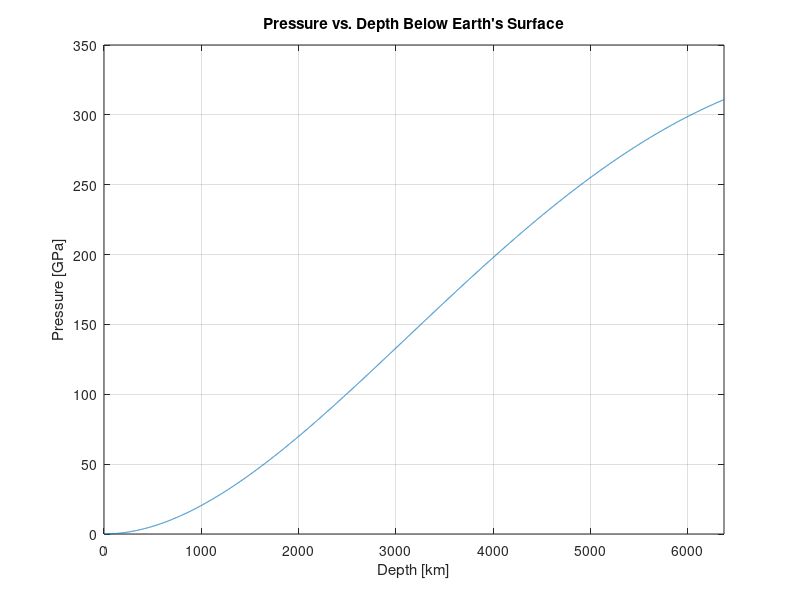
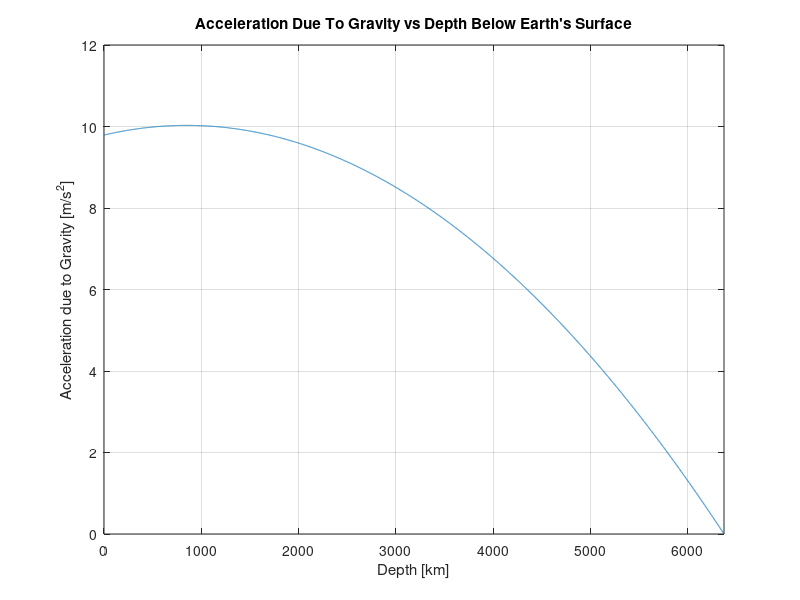

Source code (MATLAB) for these figures, in order:
% This is a script to plot the graph requested in HW 5
% Written by tschuh@princeton.edu, 4/1/2021

% Problem 2

% core density and surface density [kg/m^3]
rhoc = 13000;
rho0 = 3000;

% gravitational constant [N*m^2/kg^2]
G = 6.67e-11;

% radius [m]
R = 6371e3;

r = linspace(0,R,10000);

Pc = 2*pi*G*(((rhoc^2)/3) - r.*((7*rhoc*(rhoc-rho0))/(18*R)) + ...
    (r.^2).*(((rhoc-rho0)^2))/(8*(R^2))).*(r.^2);

g = 4*pi*G*((rhoc/3) - r.*((rhoc-rho0)/(4*R))).*r;

plot(r,Pc)
title('Pressure vs. Depth Below Earth''s Surface')
xlabel('Depth [km]')
ylabel('Pressure [GPa]')
xlim([0 R])
xticklabels({'0','1000','2000','3000','4000','5000','6000'})
yticklabels({'0','50','100','150','200','250','300','350'})
grid on

figure
plot(r,g)
title('Acceleration Due To Gravity vs Depth Below Earth''s Surface')
xlabel('Depth [km]')
ylabel('Acceleration due to Gravity [m/s^2]')
xlim([0 R])
xticks([0.371e6 1.371e6 2.371e6 3.371e6 4.371e6 5.371e6 R])
xticklabels({'6000','5000','4000','3000','2000','1000','0'})
grid on
set(gca, 'XDir','reverse')
